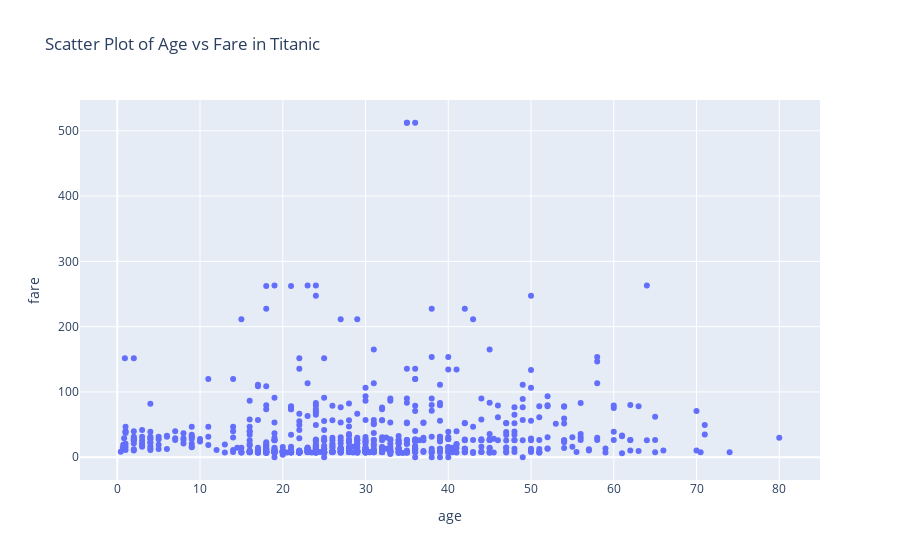

Notebook source saved alongside this figure:
### Code cell
import seaborn as sns
import plotly.express as px

# Load the Titanic dataset using seaborn
titanic = sns.load_dataset("titanic")

# Create a scatter plot using Plotly express
scatter_plot = px.scatter(titanic, x="age", y="fare", title="Scatter Plot of Age vs Fare in Titanic")

# Show the plot
scatter_plot.show()

### Figure 1 — Plotly figure (JSON) as saved in the notebook; plotly's stock layout.template omitted (floating-point values rounded to 4 significant figures; data arrays with more than 128 entries replaced by an {"elided": "..."} marker saying what was removed)
{"data": [{"hovertemplate": "age=%{x}<br>fare=%{y}<extra></extra>", "legendgroup": "", "marker": {"color": "#636efa", "symbol": "circle"}, "mode": "markers", "name": "", "orientation": "v", "showlegend": false, "type": "scatter", "x": {"elided": "891 float values"}, "xaxis": "x", "y": {"elided": "891 float values"}, "yaxis": "y"}], "layout": {"autosize": true, "legend": {"tracegroupgap": 0}, "title": {"text": "Scatter Plot of Age vs Fare in Titanic"}, "xaxis": {"anchor": "y", "autorange": true, "domain": [0, 1], "range": [-4.438, 84.86], "title": {"text": "age"}, "type": "linear"}, "yaxis": {"anchor": "x", "autorange": true, "domain": [0, 1], "range": [-42.28, 554.6], "title": {"text": "fare"}, "type": "linear"}}}
